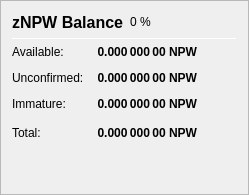
                   <widget class="QFrame" name="frame_ZerocoinBalances">
                    <property name="frameShape">
                     <enum>QFrame::StyledPanel</enum>
                    </property>
                    <property name="frameShadow">
                     <enum>QFrame::Raised</enum>
                    </property>
                    <layout class="QVBoxLayout" name="verticalLayout_7">
                     <item>
                      <layout class="QHBoxLayout" name="horizontalLayout_8" stretch="0">
                       <item>
                        <widget class="QLabel" name="label_5z_3">
                         <property name="minimumSize">
                          <size>
                           <width>0</width>
                           <height>20</height>
                          </size>
                         </property>
                         <property name="font">
                          <font>
                           <pointsize>12</pointsize>
                           <weight>75</weight>
                           <bold>true</bold>
                          </font>
                         </property>
                         <property name="text">
                          <string>zNPW Balance</string>
                         </property>
                        </widget>
                       </item>
                       <item>
                        <widget class="QLabel" name="labelzNPWPercent">
                         <property name="text">
                          <string notr="true">0 %</string>
                         </property>
                        </widget>
                       </item>
                       <item>
                        <spacer name="horizontalSpacer_11">
                         <property name="orientation">
                          <enum>Qt::Horizontal</enum>
                         </property>
                         <property name="sizeHint" stdset="0">
                          <size>
                           <width>40</width>
                           <height>20</height>
                          </size>
                         </property>
                        </spacer>
                       </item>
                      </layout>
                     </item>
                     <item>
                      <widget class="Line" name="line_ZerocoinBalance">
                       <property name="minimumSize">
                        <size>
                         <width>0</width>
                         <height>1</height>
                        </size>
                       </property>
                       <property name="maximumSize">
                        <size>
                         <width>16777215</width>
                         <height>1</height>
                        </size>
                       </property>
                       <property name="orientation">
                        <enum>Qt::Horizontal</enum>
                       </property>
                      </widget>
                     </item>
                     <item>
                      <layout class="QGridLayout" name="gridLayout_5">
                       <property name="spacing">
                        <number>12</number>
                       </property>
                       <item row="1" column="0">
                        <widget class="QLabel" name="labelzBalanceMatureText">
                         <property name="toolTip">
                          <string>Mature: more than 20 confirmation and more than 3 mints of the same denomination after it was minted.
These zNPW are spendable.</string>
                         </property>
                         <property name="text">
                          <string>Available:</string>
                         </property>
                        </widget>
                       </item>
                       <item row="1" column="1">
                        <widget class="QLabel" name="labelzBalanceMature">
                         <property name="font">
                          <font>
                           <weight>75</weight>
                           <bold>true</bold>
                          </font>
                         </property>
                         <property name="toolTip">
                          <string>Mature: more than 20 confirmation and more than 3 mints of the same denomination after it was minted.
These zNPW are spendable.</string>
                         </property>
                         <property name="text">
                          <string notr="true">0.000 000 00 NPW</string>
                         </property>
                         <property name="alignment">
                          <set>Qt::AlignRight|Qt::AlignTrailing|Qt::AlignVCenter</set>
                         </property>
                        </widget>
                       </item>
                       <item row="2" column="0">
                        <widget class="QLabel" name="labelzBalanceUnconfirmedText">
                         <property name="toolTip">
                          <string>Unconfirmed: less than 20 confirmations
Immature: confirmed, but less than 3 mints of the same denomination after it was minted</string>
                         </property>
                         <property name="text">
                          <string>Unconfirmed:</string>
                         </property>
                        </widget>
                       </item>
                       <item row="2" column="1">
                        <widget class="QLabel" name="labelzBalanceUnconfirmed">
                         <property name="font">
                          <font>
                           <weight>75</weight>
                           <bold>true</bold>
                          </font>
                         </property>
                         <property name="toolTip">
                          <string>Unconfirmed: less than 20 confirmations
Immature: confirmed, but less than 3 mints of the same denomination after it was minted</string>
                         </property>
                         <property name="text">
                          <string notr="true">0.000 000 00 NPW</string>
                         </property>
                         <property name="alignment">
                          <set>Qt::AlignRight|Qt::AlignTrailing|Qt::AlignVCenter</set>
                         </property>
                        </widget>
                       </item>
                       <item row="3" column="0">
                        <widget class="QLabel" name="labelzBalanceImmatureText">
                         <property name="toolTip">
                          <string>Unconfirmed: less than 20 confirmations
Immature: confirmed, but less than 3 mints of the same denomination after it was minted</string>
                         </property>
                         <property name="text">
                          <string>Immature:</string>
                         </property>
                        </widget>
                       </item>
                       <item row="3" column="1">
                        <widget class="QLabel" name="labelzBalanceImmature">
                         <property name="font">
                          <font>
                           <weight>75</weight>
                           <bold>true</bold>
                          </font>
                         </property>
                         <property name="toolTip">
                          <string>Unconfirmed: less than 20 confirmations
Immature: confirmed, but less than 3 mints of the same denomination after it was minted</string>
                         </property>
                         <property name="text">
                          <string notr="true">0.000 000 00 NPW</string>
                         </property>
                         <property name="alignment">
                          <set>Qt::AlignRight|Qt::AlignTrailing|Qt::AlignVCenter</set>
                         </property>
                        </widget>
                       </item>
                       <item row="4" column="0">
                        <widget class="QLabel" name="labelzBalanceText">
                         <property name="toolTip">
                          <string>Your current zNPW balance, unconfirmed and immature zNPW included.</string>
                         </property>
                         <property name="text">
                          <string>Total:</string>
                         </property>
                        </widget>
                       </item>
                       <item row="4" column="1">
                        <widget class="QLabel" name="labelzBalance">
                         <property name="font">
                          <font>
                           <weight>75</weight>
                           <bold>true</bold>
                          </font>
                         </property>
                         <property name="cursor">
                          <cursorShape>IBeamCursor</cursorShape>
                         </property>
                         <property name="toolTip">
                          <string>Your current zNPW balance, unconfirmed and immature zNPW included.</string>
                         </property>
                         <property name="text">
                          <string notr="true">0.000 000 00 NPW</string>
                         </property>
                         <property name="alignment">
                          <set>Qt::AlignRight|Qt::AlignTrailing|Qt::AlignVCenter</set>
                         </property>
                         <property name="textInteractionFlags">
                          <set>Qt::LinksAccessibleByMouse|Qt::TextSelectableByKeyboard|Qt::TextSelectableByMouse</set>
                         </property>
                        </widget>
                       </item>
                       <item row="4" column="2">
                        <spacer name="horizontalSpacer_4">
                         <property name="orientation">
                          <enum>Qt::Horizontal</enum>
                         </property>
                         <property name="sizeHint" stdset="0">
                          <size>
                           <width>40</width>
                           <height>20</height>
                          </size>
                         </property>
                        </spacer>
                       </item>
                      </layout>
                     </item>
                     <item>
                      <spacer name="verticalSpacer_4">
                       <property name="orientation">
                        <enum>Qt::Vertical</enum>
                       </property>
                       <property name="sizeHint" stdset="0">
                        <size>
                         <width>20</width>
                         <height>40</height>
                        </size>
                       </property>
                      </spacer>
                     </item>
                    </layout>
                   </widget>
